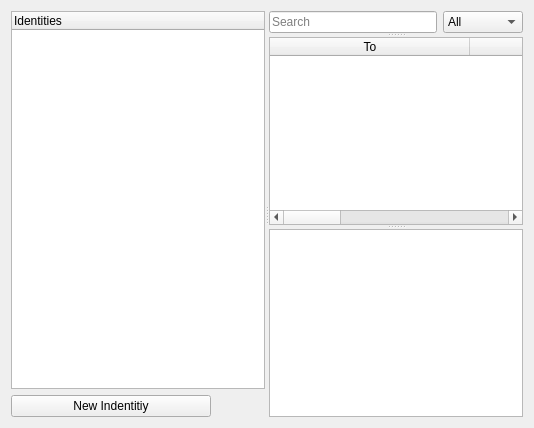
      <widget class="QWidget" name="inbox">
       <attribute name="icon">
        <iconset resource="bitmessage_icons.qrc">
         <normaloff>:/newPrefix/images/inbox.png</normaloff>:/newPrefix/images/inbox.png</iconset>
       </attribute>
       <attribute name="title">
        <string>Messages</string>
       </attribute>
       <layout class="QVBoxLayout" name="inboxLayout">
        <item>
         <widget class="SSplitter" name="inboxHorizontalSplitter">
          <property name="orientation">
           <enum>Qt::Horizontal</enum>
          </property>
          <widget class="QWidget" name="inboxIdentitiesWidget">
           <layout class="QVBoxLayout">
            <item>
             <widget class="STreeWidget" name="treeWidgetYourIdentities">
              <property name="baseSize">
               <size>
                <width>200</width>
                <height>0</height>
               </size>
              </property>
              <property name="contextMenuPolicy">
               <enum>Qt::CustomContextMenu</enum>
              </property>
              <column>
               <property name="text">
                <string>Identities</string>
               </property>
               <property name="icon">
                <iconset>
                 <selectedoff>:/newPrefix/images/identities.png</selectedoff>
                </iconset>
               </property>
              </column>
             </widget>
            </item>
            <item>
             <widget class="QPushButton" name="pushButtonNewAddress">
              <property name="maximumSize">
               <size>
                <width>200</width>
                <height>16777215</height>
               </size>
              </property>
              <property name="text">
               <string>New Indentitiy</string>
              </property>
             </widget>
            </item>
           </layout>
          </widget>
          <widget class="SSplitter" name="inboxMessagecontrolSplitter">
           <property name="orientation">
            <enum>Qt::Vertical</enum>
           </property>
           <widget class="QWidget" name="searchWidget">
            <layout class="QHBoxLayout" name="searchLayout">
             <item>
              <widget class="QLineEdit" name="inboxSearchLineEdit">
               <property name="placeholderText">
                <string>Search</string>
               </property>
              </widget>
             </item>
             <item>
              <widget class="QComboBox" name="inboxSearchOption">
               <item>
                <property name="text">
                 <string>All</string>
                </property>
               </item>
               <item>
                <property name="text">
                 <string>To</string>
                </property>
               </item>
               <item>
                <property name="text">
                 <string>From</string>
                </property>
               </item>
               <item>
                <property name="text">
                 <string>Subject</string>
                </property>
               </item>
               <item>
                <property name="text">
                 <string>Message</string>
                </property>
               </item>
              </widget>
             </item>
            </layout>
           </widget>
           <widget class="STableWidget" name="tableWidgetInbox">
            <property name="contextMenuPolicy">
             <enum>Qt::CustomContextMenu</enum>
            </property>
            <property name="editTriggers">
             <set>QAbstractItemView::NoEditTriggers</set>
            </property>
            <property name="alternatingRowColors">
             <bool>true</bool>
            </property>
            <property name="selectionMode">
             <enum>QAbstractItemView::ExtendedSelection</enum>
            </property>
            <property name="selectionBehavior">
             <enum>QAbstractItemView::SelectRows</enum>
            </property>
            <property name="sortingEnabled">
             <bool>true</bool>
            </property>
            <property name="wordWrap">
             <bool>false</bool>
            </property>
            <attribute name="horizontalHeaderCascadingSectionResizes">
             <bool>true</bool>
            </attribute>
            <attribute name="horizontalHeaderDefaultSectionSize">
             <number>200</number>
            </attribute>
            <attribute name="horizontalHeaderHighlightSections">
             <bool>false</bool>
            </attribute>
            <attribute name="horizontalHeaderMinimumSectionSize">
             <number>27</number>
            </attribute>
            <attribute name="horizontalHeaderShowSortIndicator" stdset="0">
             <bool>false</bool>
            </attribute>
            <attribute name="horizontalHeaderStretchLastSection">
             <bool>true</bool>
            </attribute>
            <attribute name="verticalHeaderVisible">
             <bool>false</bool>
            </attribute>
            <attribute name="verticalHeaderDefaultSectionSize">
             <number>26</number>
            </attribute>
            <column>
             <property name="text">
              <string>To</string>
             </property>
            </column>
            <column>
             <property name="text">
              <string>From</string>
             </property>
            </column>
            <column>
             <property name="text">
              <string>Subject</string>
             </property>
            </column>
            <column>
             <property name="text">
              <string>Received</string>
             </property>
            </column>
           </widget>
           <widget class="MessageView" name="textEditInboxMessage">
            <property name="baseSize">
             <size>
              <width>0</width>
              <height>500</height>
             </size>
            </property>
            <property name="readOnly">
             <bool>true</bool>
            </property>
           </widget>
          </widget>
         </widget>
        </item>
       </layout>
      </widget>
